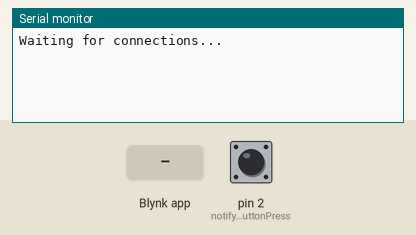
A sketch run on a simulated Arduino Uno, built with avr-gcc and run on an emulated ATmega328P. Parts: the last lines printed to the serial monitor. The test bench sets the inputs (shaded band); at power-on: pin 2 (notifyOnButtonPress) HIGH. WiFi joins after 1.5 s; servers stay silent unless stated.

Above: at 3.0 s.
3.1 s: pin 2 (notifyOnButtonPress) pulled LOW for 0.15 s
At 3.9 s:
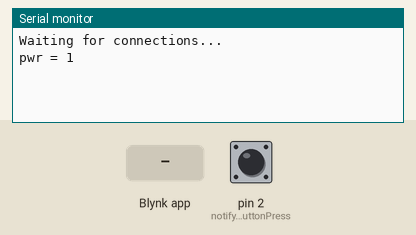
4.7 s: Blynk app writes 1 to V2
At 5.1 s:
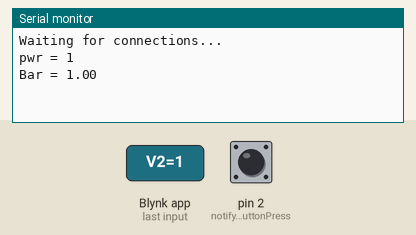
6.2 s: Blynk app writes 1 to V1
At 7.5 s:
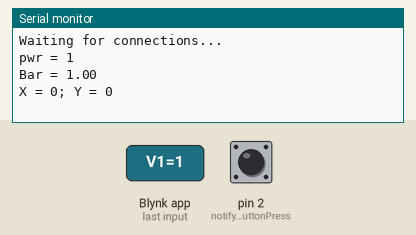

The sketch:

App_stick_btn_slider.ino
```cpp
// (licence header left out)
/* Comment this out to disable prints and save space */
#define BLYNK_PRINT Serial


#include <BlynkSimpleSerialBLE.h>
#include <SoftwareSerial.h>

// You should get Auth Token in the Blynk App.
// Go to the Project Settings (nut icon).
//char auth[] = "8e46435febd74d44b6daba029d7b9384";
char auth[] = "57164fa41a1046d8bc7c224b13981802";


SoftwareSerial SerialBLE(10, 11); // RX, TX
//int pwrBtn;     //the soft kill switch for the app
//int irBtn;      //Button turning on and off Ir system
int joyUp;      //joystick in the up directions
int joySide;    //Joystick in the side directions

double bar;     //Sliding Bar used for maximum speed

void notifyOnButtonPress(){
  int pwrBtn = !digitalRead(2);
 // int irBtn = !digitalRead(1);
  if(pwrBtn){
    Serial.print("pwr = ");
    Serial.println(pwrBtn);
    Blynk.notify("Yaaay... pwrBtn is pressed!");
  }
}

BLYNK_WRITE(V2){
  bar = param.asDouble();

  Serial.print("Bar = ");
  Serial.println(bar);
}

BLYNK_WRITE(V1) {
  joyUp = param[0].asInt()*bar/100;
  joySide = param[1].asInt()*bar/100;

  // Do something with x and y
  Serial.print("X = ");
  Serial.print(joyUp);
  Serial.print("; Y = ");
  Serial.println(joySide);

}

void setup()
{
  // Debug console
  Serial.begin(9600);

  SerialBLE.begin(9600);
  Blynk.begin(SerialBLE, auth);
  pinMode(2, INPUT_PULLUP);
  attachInterrupt(digitalPinToInterrupt(2), notifyOnButtonPress, CHANGE);
  Serial.println("Waiting for connections...");
}

void loop()
{

  Blynk.run();
  //Serial.println("This will make me happy if I see this.");

}
```

Measured:
- after the input at 3.1 s, the serial monitor: prints a new line at once (image 1)
- after the input at 4.7 s, the serial monitor: prints a new line at once (image 2)
- after the input at 6.2 s, the serial monitor: prints a new line at once (image 3)
